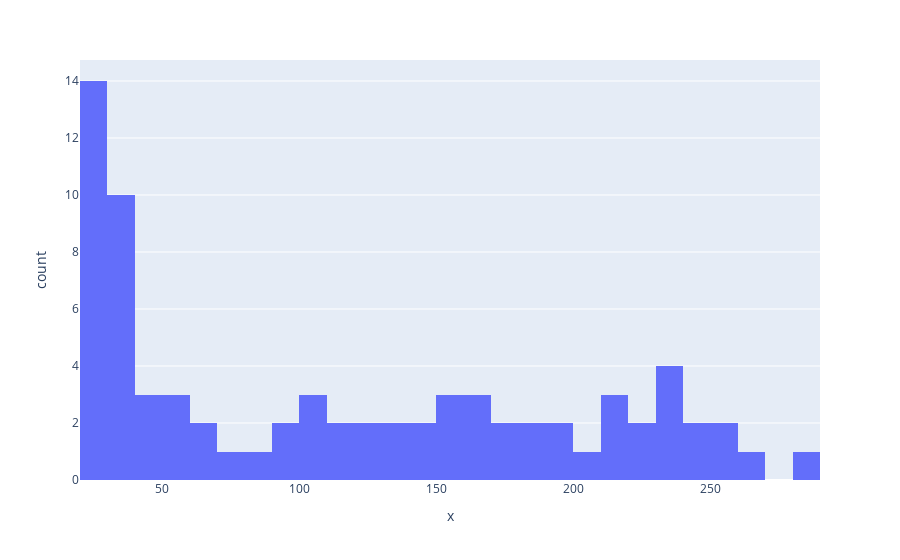

Write notebook code for a chart like this one.
### Code cell
fig = px.histogram(cpi_u["Year"], x=cpi_u['Jan'], nbins=50)
fig.show()

### Figure 1 — Plotly figure (JSON) as saved in the notebook; plotly's stock layout.template omitted (floating-point values rounded to 4 significant figures)
{"data": [{"alignmentgroup": "True", "bingroup": "x", "hovertemplate": "x=%{x}<br>count=%{y}<extra></extra>", "legendgroup": "", "marker": {"color": "#636efa", "pattern": {"shape": ""}}, "name": "", "nbinsx": 50, "offsetgroup": "", "orientation": "v", "showlegend": false, "type": "histogram", "x": [23.7, 24, 23.5, 25.4, 26.5, 26.6, 26.9, 26.7, 26.8, 27.6, 28.6, 29, 29.3, 29.8, 30, 30.4, 30.9, 31.2, 31.8, 32.9, 34.1, 35.6, 37.8, 39.8, 41.1, 42.6, 46.6, 52.1, 55.6, 58.5, 62.5, 68.3, 77.8, 87, 94.3, 97.8, 101.9, 105.5, 109.6, 111.2, 115.7, 121.1, 127.4, 134.6, 138.1, 142.6, 146.2, 150.3, 154.4, 159.1, 161.6, 164.3, 168.8, 175.1, 177.1, 181.7, 185.2, 190.7, 198.3, 202.4, 211.1, 211.1, 216.7, 220.2, 226.7, 230.3, 233.9, 233.7, 236.9, 242.8, 247.9, 251.7, 258.0, 261.6, 281.1], "xaxis": "x", "yaxis": "y"}], "layout": {"barmode": "relative", "legend": {"tracegroupgap": 0}, "margin": {"t": 60}, "xaxis": {"anchor": "y", "domain": [0, 1], "title": {"text": "x"}}, "yaxis": {"anchor": "x", "domain": [0, 1], "title": {"text": "count"}}}}
